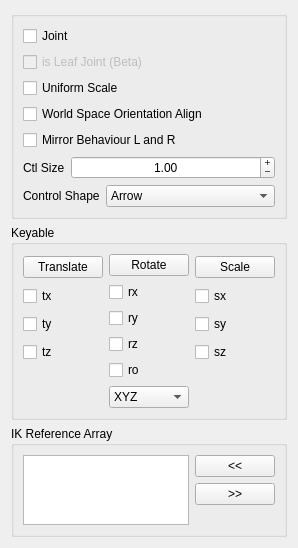
<?xml version="1.0" encoding="UTF-8"?>
<ui version="4.0">
 <class>Form</class>
 <widget class="QWidget" name="Form">
  <property name="geometry">
   <rect>
    <x>0</x>
    <y>0</y>
    <width>283</width>
    <height>482</height>
   </rect>
  </property>
  <property name="windowTitle">
   <string>Form</string>
  </property>
  <layout class="QGridLayout" name="gridLayout">
   <item row="0" column="0">
    <widget class="QGroupBox" name="groupBox">
     <property name="title">
      <string/>
     </property>
     <layout class="QGridLayout" name="gridLayout_2">
      <item row="0" column="0">
       <layout class="QVBoxLayout" name="verticalLayout_4">
        <item>
         <widget class="QCheckBox" name="joint_checkBox">
          <property name="text">
           <string>Joint</string>
          </property>
         </widget>
        </item>
        <item>
         <widget class="QCheckBox" name="leafJoint_checkBox">
          <property name="enabled">
           <bool>false</bool>
          </property>
          <property name="toolTip">
           <string>&lt;html&gt;&lt;head/&gt;&lt;body&gt;&lt;p&gt;When &amp;quot;&lt;span style=&quot; font-weight:600;&quot;&gt;is Leaf Joint&lt;/span&gt;&amp;quot; is checked, the component will create only the joint without the controls&lt;/p&gt;&lt;p&gt;As the name indicates this option is meant to create leaf joints, but you can use it also to create &amp;quot;branches&amp;quot;&lt;/p&gt;&lt;p&gt;Leaf joint can be used as a deformation helpers or/and games pipelines&lt;/p&gt;&lt;/body&gt;&lt;/html&gt;</string>
          </property>
          <property name="text">
           <string>is Leaf Joint (Beta)</string>
          </property>
         </widget>
        </item>
        <item>
         <widget class="QCheckBox" name="uniScale_checkBox">
          <property name="text">
           <string>Uniform Scale</string>
          </property>
         </widget>
        </item>
        <item>
         <widget class="QCheckBox" name="neutralRotation_checkBox">
          <property name="toolTip">
           <string>&lt;html&gt;&lt;head/&gt;&lt;body&gt;&lt;p&gt;If is active, it will align the control with world space&lt;/p&gt;&lt;/body&gt;&lt;/html&gt;</string>
          </property>
          <property name="text">
           <string>World Space Orientation Align</string>
          </property>
         </widget>
        </item>
        <item>
         <widget class="QCheckBox" name="mirrorBehaviour_checkBox">
          <property name="toolTip">
           <string>&lt;html&gt;&lt;head/&gt;&lt;body&gt;&lt;p&gt;If is active, the control will have symmetrical behaviour on Left and Right side.&lt;/p&gt;&lt;p&gt;&lt;br/&gt;&lt;/p&gt;&lt;p&gt;WARNING: There is a bug in Maya 2018 and 2018.1 that will result in an incorrect behaviour, because this option will negate one of the axis. Other Maya version should be ok.&lt;/p&gt;&lt;/body&gt;&lt;/html&gt;</string>
          </property>
          <property name="text">
           <string>Mirror Behaviour L and R</string>
          </property>
         </widget>
        </item>
        <item>
         <layout class="QHBoxLayout" name="horizontalLayout_3">
          <item>
           <widget class="QLabel" name="ctlSize_label">
            <property name="text">
             <string>Ctl Size</string>
            </property>
           </widget>
          </item>
          <item>
           <widget class="QDoubleSpinBox" name="ctlSize_doubleSpinBox">
            <property name="sizePolicy">
             <sizepolicy hsizetype="Expanding" vsizetype="Fixed">
              <horstretch>0</horstretch>
              <verstretch>0</verstretch>
             </sizepolicy>
            </property>
            <property name="wrapping">
             <bool>false</bool>
            </property>
            <property name="alignment">
             <set>Qt::AlignCenter</set>
            </property>
            <property name="buttonSymbols">
             <enum>QAbstractSpinBox::PlusMinus</enum>
            </property>
            <property name="minimum">
             <double>0.010000000000000</double>
            </property>
            <property name="maximum">
             <double>20000.000000000000000</double>
            </property>
            <property name="value">
             <double>1.000000000000000</double>
            </property>
           </widget>
          </item>
         </layout>
        </item>
        <item>
         <layout class="QHBoxLayout" name="horizontalLayout_2">
          <item>
           <widget class="QLabel" name="controlShape_label">
            <property name="text">
             <string notr="true">Control Shape</string>
            </property>
           </widget>
          </item>
          <item>
           <widget class="QComboBox" name="controlShape_comboBox">
            <property name="sizePolicy">
             <sizepolicy hsizetype="Expanding" vsizetype="Fixed">
              <horstretch>0</horstretch>
              <verstretch>0</verstretch>
             </sizepolicy>
            </property>
            <item>
             <property name="text">
              <string>Arrow</string>
             </property>
            </item>
            <item>
             <property name="text">
              <string>Circle</string>
             </property>
            </item>
            <item>
             <property name="text">
              <string>Compas</string>
             </property>
            </item>
            <item>
             <property name="text">
              <string>Cross</string>
             </property>
            </item>
            <item>
             <property name="text">
              <string>Crossarrow</string>
             </property>
            </item>
            <item>
             <property name="text">
              <string>Cube</string>
             </property>
            </item>
            <item>
             <property name="text">
              <string>Cubewithpeak</string>
             </property>
            </item>
            <item>
             <property name="text">
              <string>Cylinder</string>
             </property>
            </item>
            <item>
             <property name="text">
              <string>Diamond</string>
             </property>
            </item>
            <item>
             <property name="text">
              <string>Flower</string>
             </property>
            </item>
            <item>
             <property name="text">
              <string>Null</string>
             </property>
            </item>
            <item>
             <property name="text">
              <string>Pyramid</string>
             </property>
            </item>
            <item>
             <property name="text">
              <string>Sphere</string>
             </property>
            </item>
            <item>
             <property name="text">
              <string>Square</string>
             </property>
            </item>
           </widget>
          </item>
         </layout>
        </item>
       </layout>
      </item>
     </layout>
    </widget>
   </item>
   <item row="1" column="0">
    <widget class="QGroupBox" name="keyable_groupBox">
     <property name="title">
      <string>Keyable</string>
     </property>
     <layout class="QGridLayout" name="gridLayout_4">
      <item row="0" column="0">
       <layout class="QHBoxLayout" name="horizontalLayout">
        <item>
         <layout class="QVBoxLayout" name="verticalLayout">
          <property name="sizeConstraint">
           <enum>QLayout::SetMinimumSize</enum>
          </property>
          <item>
           <widget class="QPushButton" name="translate_pushButton">
            <property name="text">
             <string>Translate</string>
            </property>
           </widget>
          </item>
          <item>
           <widget class="QCheckBox" name="tx_checkBox">
            <property name="text">
             <string>tx</string>
            </property>
           </widget>
          </item>
          <item>
           <widget class="QCheckBox" name="ty_checkBox">
            <property name="text">
             <string>ty</string>
            </property>
           </widget>
          </item>
          <item>
           <widget class="QCheckBox" name="tz_checkBox">
            <property name="text">
             <string>tz</string>
            </property>
           </widget>
          </item>
          <item>
           <spacer name="verticalSpacer_2">
            <property name="orientation">
             <enum>Qt::Vertical</enum>
            </property>
            <property name="sizeType">
             <enum>QSizePolicy::Minimum</enum>
            </property>
            <property name="sizeHint" stdset="0">
             <size>
              <width>20</width>
              <height>40</height>
             </size>
            </property>
           </spacer>
          </item>
         </layout>
        </item>
        <item>
         <layout class="QVBoxLayout" name="verticalLayout_2">
          <property name="sizeConstraint">
           <enum>QLayout::SetMinimumSize</enum>
          </property>
          <item>
           <widget class="QPushButton" name="rotate_pushButton">
            <property name="text">
             <string>Rotate</string>
            </property>
           </widget>
          </item>
          <item>
           <widget class="QCheckBox" name="rx_checkBox">
            <property name="text">
             <string>rx</string>
            </property>
           </widget>
          </item>
          <item>
           <widget class="QCheckBox" name="ry_checkBox">
            <property name="text">
             <string>ry</string>
            </property>
           </widget>
          </item>
          <item>
           <widget class="QCheckBox" name="rz_checkBox">
            <property name="text">
             <string>rz</string>
            </property>
           </widget>
          </item>
          <item>
           <widget class="QCheckBox" name="ro_checkBox">
            <property name="text">
             <string>ro</string>
            </property>
           </widget>
          </item>
          <item>
           <widget class="QComboBox" name="ro_comboBox">
            <item>
             <property name="text">
              <string>XYZ</string>
             </property>
            </item>
            <item>
             <property name="text">
              <string>YZX</string>
             </property>
            </item>
            <item>
             <property name="text">
              <string>ZXY</string>
             </property>
            </item>
            <item>
             <property name="text">
              <string>XZY</string>
             </property>
            </item>
            <item>
             <property name="text">
              <string>YXZ</string>
             </property>
            </item>
            <item>
             <property name="text">
              <string>ZYX</string>
             </property>
            </item>
           </widget>
          </item>
         </layout>
        </item>
        <item>
         <layout class="QVBoxLayout" name="verticalLayout_3">
          <item>
           <widget class="QPushButton" name="scale_pushButton">
            <property name="text">
             <string>Scale</string>
            </property>
           </widget>
          </item>
          <item>
           <widget class="QCheckBox" name="sx_checkBox">
            <property name="text">
             <string>sx</string>
            </property>
           </widget>
          </item>
          <item>
           <widget class="QCheckBox" name="sy_checkBox">
            <property name="text">
             <string>sy</string>
            </property>
           </widget>
          </item>
          <item>
           <widget class="QCheckBox" name="sz_checkBox">
            <property name="text">
             <string>sz</string>
            </property>
           </widget>
          </item>
          <item>
           <spacer name="verticalSpacer">
            <property name="orientation">
             <enum>Qt::Vertical</enum>
            </property>
            <property name="sizeType">
             <enum>QSizePolicy::Minimum</enum>
            </property>
            <property name="sizeHint" stdset="0">
             <size>
              <width>20</width>
              <height>40</height>
             </size>
            </property>
           </spacer>
          </item>
         </layout>
        </item>
       </layout>
      </item>
     </layout>
    </widget>
   </item>
   <item row="2" column="0">
    <widget class="QGroupBox" name="ikRefArray_groupBox">
     <property name="title">
      <string>IK Reference Array</string>
     </property>
     <layout class="QGridLayout" name="gridLayout_3">
      <item row="0" column="0">
       <layout class="QHBoxLayout" name="ikRefArray_horizontalLayout">
        <item>
         <layout class="QVBoxLayout" name="ikRefArray_verticalLayout_1">
          <item>
           <widget class="QListWidget" name="ikRefArray_listWidget">
            <property name="dragDropOverwriteMode">
             <bool>true</bool>
            </property>
            <property name="dragDropMode">
             <enum>QAbstractItemView::InternalMove</enum>
            </property>
            <property name="defaultDropAction">
             <enum>Qt::MoveAction</enum>
            </property>
            <property name="alternatingRowColors">
             <bool>true</bool>
            </property>
            <property name="selectionMode">
             <enum>QAbstractItemView::ExtendedSelection</enum>
            </property>
            <property name="selectionRectVisible">
             <bool>false</bool>
            </property>
           </widget>
          </item>
         </layout>
        </item>
        <item>
         <layout class="QVBoxLayout" name="ikRefArray_verticalLayout_2">
          <item>
           <widget class="QPushButton" name="ikRefArrayAdd_pushButton">
            <property name="text">
             <string>&lt;&lt;</string>
            </property>
           </widget>
          </item>
          <item>
           <widget class="QPushButton" name="ikRefArrayRemove_pushButton">
            <property name="text">
             <string>&gt;&gt;</string>
            </property>
           </widget>
          </item>
          <item>
           <spacer name="ikRefArray_verticalSpacer">
            <property name="orientation">
             <enum>Qt::Vertical</enum>
            </property>
            <property name="sizeHint" stdset="0">
             <size>
              <width>20</width>
              <height>40</height>
             </size>
            </property>
           </spacer>
          </item>
         </layout>
        </item>
       </layout>
      </item>
     </layout>
    </widget>
   </item>
  </layout>
 </widget>
 <resources/>
 <connections>
  <connection>
   <sender>translate_pushButton</sender>
   <signal>clicked()</signal>
   <receiver>tx_checkBox</receiver>
   <slot>toggle()</slot>
   <hints>
    <hint type="sourcelabel">
     <x>95</x>
     <y>233</y>
    </hint>
    <hint type="destinationlabel">
     <x>52</x>
     <y>256</y>
    </hint>
   </hints>
  </connection>
  <connection>
   <sender>translate_pushButton</sender>
   <signal>clicked()</signal>
   <receiver>ty_checkBox</receiver>
   <slot>toggle()</slot>
   <hints>
    <hint type="sourcelabel">
     <x>95</x>
     <y>233</y>
    </hint>
    <hint type="destinationlabel">
     <x>89</x>
     <y>279</y>
    </hint>
   </hints>
  </connection>
  <connection>
   <sender>translate_pushButton</sender>
   <signal>clicked()</signal>
   <receiver>tz_checkBox</receiver>
   <slot>toggle()</slot>
   <hints>
    <hint type="sourcelabel">
     <x>95</x>
     <y>233</y>
    </hint>
    <hint type="destinationlabel">
     <x>95</x>
     <y>302</y>
    </hint>
   </hints>
  </connection>
  <connection>
   <sender>rotate_pushButton</sender>
   <signal>clicked()</signal>
   <receiver>rx_checkBox</receiver>
   <slot>toggle()</slot>
   <hints>
    <hint type="sourcelabel">
     <x>178</x>
     <y>228</y>
    </hint>
    <hint type="destinationlabel">
     <x>178</x>
     <y>251</y>
    </hint>
   </hints>
  </connection>
  <connection>
   <sender>rotate_pushButton</sender>
   <signal>clicked()</signal>
   <receiver>ry_checkBox</receiver>
   <slot>toggle()</slot>
   <hints>
    <hint type="sourcelabel">
     <x>178</x>
     <y>228</y>
    </hint>
    <hint type="destinationlabel">
     <x>178</x>
     <y>274</y>
    </hint>
   </hints>
  </connection>
  <connection>
   <sender>rotate_pushButton</sender>
   <signal>clicked()</signal>
   <receiver>rz_checkBox</receiver>
   <slot>toggle()</slot>
   <hints>
    <hint type="sourcelabel">
     <x>178</x>
     <y>228</y>
    </hint>
    <hint type="destinationlabel">
     <x>178</x>
     <y>297</y>
    </hint>
   </hints>
  </connection>
  <connection>
   <sender>rotate_pushButton</sender>
   <signal>clicked()</signal>
   <receiver>ro_checkBox</receiver>
   <slot>toggle()</slot>
   <hints>
    <hint type="sourcelabel">
     <x>178</x>
     <y>228</y>
    </hint>
    <hint type="destinationlabel">
     <x>178</x>
     <y>320</y>
    </hint>
   </hints>
  </connection>
  <connection>
   <sender>scale_pushButton</sender>
   <signal>clicked()</signal>
   <receiver>sx_checkBox</receiver>
   <slot>toggle()</slot>
   <hints>
    <hint type="sourcelabel">
     <x>261</x>
     <y>233</y>
    </hint>
    <hint type="destinationlabel">
     <x>261</x>
     <y>256</y>
    </hint>
   </hints>
  </connection>
  <connection>
   <sender>scale_pushButton</sender>
   <signal>clicked()</signal>
   <receiver>sy_checkBox</receiver>
   <slot>toggle()</slot>
   <hints>
    <hint type="sourcelabel">
     <x>261</x>
     <y>233</y>
    </hint>
    <hint type="destinationlabel">
     <x>261</x>
     <y>279</y>
    </hint>
   </hints>
  </connection>
  <connection>
   <sender>scale_pushButton</sender>
   <signal>clicked()</signal>
   <receiver>sz_checkBox</receiver>
   <slot>toggle()</slot>
   <hints>
    <hint type="sourcelabel">
     <x>261</x>
     <y>233</y>
    </hint>
    <hint type="destinationlabel">
     <x>261</x>
     <y>302</y>
    </hint>
   </hints>
  </connection>
 </connections>
</ui>
